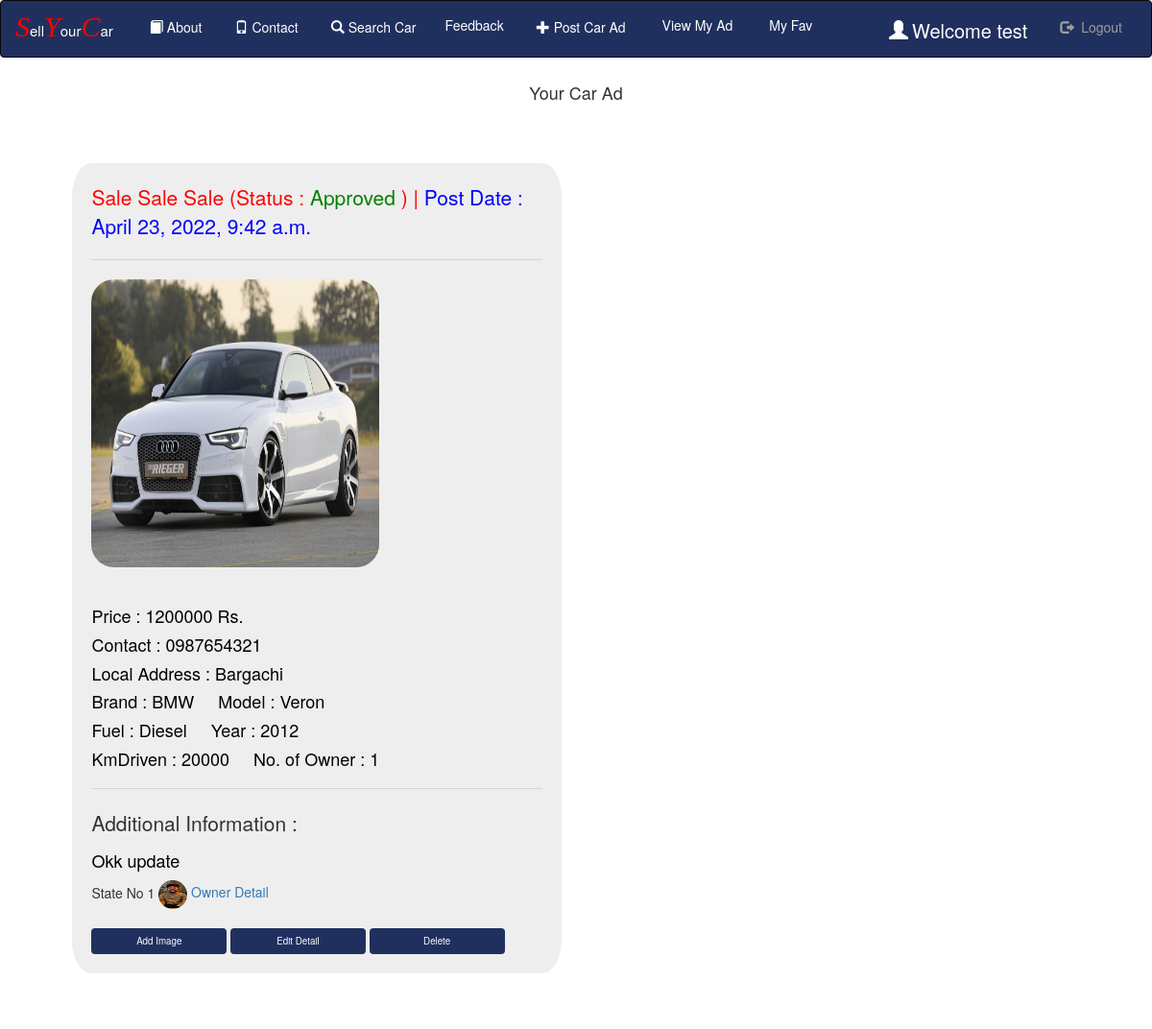
Page /my_car_list (signed in) on the committed database.
### Room/models.py (models this page shows, shortened)
class Owner_Detail(models.Model):
    register=models.ForeignKey(Register,on_delete=models.CASCADE,null=True)
    state=models.ForeignKey(State,on_delete=models.CASCADE,null=True)
    dist=models.ForeignKey(District,on_delete=models.CASCADE,null=True)
    local_add = models.CharField(max_length=100,null=True)
    title=models.CharField(max_length=100,null=True)
    desc=models.CharField(max_length=300,null=True)
    price=models.IntegerField(null=True)
    img=models.FileField(null=True)
    brand=models.CharField(max_length=100,null=True)
    model = models.CharField(max_length=100, null=True)
    year = models.CharField(max_length=20, null=True)
    fuel = models.CharField(max_length=100, null=True)
    kmdriven = models.CharField(max_length=100, null=True)
    noofowner = models.CharField(max_length=100, null=True)
    postdate = models.DateTimeField(auto_now_add=True,null=True)
    @property
    def get_car_status(self):
        car = Status.objects.get(car = self)
        return car.status

class Register(models.Model):
    user=models.ForeignKey(User,on_delete=models.CASCADE,null=True)
    gen=models.CharField(max_length=30,null=True)
    add=models.CharField(max_length=100,null=True)
    mobile=models.CharField(max_length=10,null=True)
    image=models.FileField(null=True)
    birth=models.DateField(null=True)

class State(models.Model):
    state=models.CharField(max_length=100,null=True)

### Room/views.py (the view)
# urls.py: path('my_car_list', Room_Img,name='my_car_list'),
def Room_Img(request):
    if not request.user.is_authenticated:
        return redirect('home')
    user=User.objects.get(id=request.user.id)
    reg=Register.objects.filter(user=user).first()
    room=Owner_Detail.objects.filter(register=reg).all()
    d={'room':room}
    return render(request,'room_image.html',d)

### Room/context_processors.py (called while the page is built)
def get_unaccepted_car_count(self):
    car_count = Status.objects.filter(status = False).count()
    return {
        "car_count": car_count
    }

### Room/request_exposer.py (called while the page is built)
def RequestExposerMiddleware(get_response):
    def middleware(request):
        models.exposed_request = request
        response = get_response(request)
        return response
    return middleware

### Room/templates/room_image.html (shortened to what this page needs)
{% extends 'navigation.html' %}
{% block body %}
<p align="center" style="margin-top:2%;font-size:18px">Your Car Ad</p>
    <div class="row" style="margin:5%">
        {% for i in room %}
        <div class="col-sm-6">
            <div class="jumbotron" style="width:100%;border-radius:4%;padding:4%">
                <p style="color:red">{{i.title}} (Status : {% if i.get_car_status %} <span style="color: green">Approved</span> {% else %} <span >Pending</span> {% endif %} ) | <span style = "color:blue">Post Date : {{i.postdate}}</span><hr></p>
                <a href="#" ><img src="{{i.img.url}}" style="border-radius:8%;width:300px;height:300px;"><hr></a>
            <h4 style="color:black">Price : {{i.price}} Rs.</h4>
            <h4 style="color:black">Contact : {{i.register.mobile}}</h4>
            <h4 style="color:black">Local Address : {{i.local_add}}</h4>
                <h4 style="color:black">Brand : {{i.brand}}   &nbsp;&nbsp;&nbsp;&nbsp;Model : {{i.model}} </h4>
                <h4 style="color:black">Fuel : {{i.fuel}}   &nbsp;&nbsp;&nbsp;&nbsp;Year : {{i.year}} </h4>
                <h4 style="color:black">KmDriven : {{i.kmdriven}}   &nbsp;&nbsp;&nbsp;&nbsp;No. of Owner : {{i.noofowner}} </h4>
                <hr>
                <p>Additional Information :</p>
                <h4 style="color:Black">{{i.desc}}</h4>{{i.state.state}}
                <a href="{% url 'owner' i.id %}"><img src="{{i.register.image.url}}" style="border-radius:50%;width:30px;height:30px"> Owner Detail</a><br>
                <br><button id="id2"><a href="{% url 'room_img' i.id %}" style="color:white">Add Image</a></button>
                <button id="id2"><a href="{% url 'edit_detail' i.state.id i.id %}" style="color:white">Edit Detail</a></button>
                <button id="id2"><a href="{% url 'delete' i.id %}" style="color:white">Delete</a></button>
            </div>
        </div>
        {% endfor %}
    </div>
{% endblock %}

### Room/templates/navigation.html (shortened to what this page needs)
<!DOCTYPE html>
<html lang="en">
{% load static %}
<head>
  <link rel="stylesheet" href="https://maxcdn.bootstrapcdn.com/bootstrap/3.3.6/css/bootstrap.min.css">
    <link rel = stylesheet href = "https://cdn.datatables.net/1.10.20/css/jquery.dataTables.min.css">
  <link rel="stylesheet" type="text/css" href="https://cdn.jsdelivr.net/npm/toastify-js/src/toastify.min.css">
</head>
<body>
<nav class="navbar navbar-inverse" style="padding:0px;margin:0px;background-color:#20305E;color:white;>
  <div class="container-fluid" style="padding:0px;margin:0px">
    <div class="navbar-header" style="margin-bottom:4px;margin-right:4px;">
      <a class="navbar-brand" href="{% url 'home' %}"><span style="font-size:30px;color:Red"><i style="font-family:cursive">S</i></span><span style="font-size:15px;color:white">ell</span><span style="font-size:30px;color:Red"><i style="font-family:cursive">Y</i></span><span style="font-size:15px;color:white">our</span><span style="font-size:30px;color:Red"><i style="font-family:cursive">C</i></span><span style="font-size:15px;color:white">ar</span></a>
    </div>
    <ul class="nav navbar-nav">
        <li><a href="{% url 'about' %}" style = "color : white"><span class="glyphicon glyphicon-book" style="padding:4px"></span>About</a></li>
        <li><a href="{% url 'contact' %}" style = "color : white"><span class="glyphicon glyphicon-phone" style="padding:4px"></span>Contact</a></li>
      {% if not request.user.is_staff %}
      <li><a href="{% url 'search' %}" style = "color : white"><span class="glyphicon glyphicon-search" style="padding:4px"></span>Search Car</a></li>
      <li class="nav-item dropdown">
        <a class="nav-link dropdown-toggle" href="#" id="navbardrop" data-toggle="dropdown" style="color : white ">
          Feedback
        </a>
      </li>
      {% if request.user.username %}
        <li><a href="{% url 'rent1' %}" style = "color : white"><span class="glyphicon glyphicon-plus" style="padding:4px"></span>Post Car Ad</a></li>
      <li><a href="{% url 'my_car_list' %}" style = "color : white"><span class="glyphicon glyphicon-View" style="padding:4px"></span>View My Ad</a></li>
      <li><a href="{% url 'my_favourate_ad' %}" style = "color : white"><span class="glyphicon glyphicon-View" style="padding:4px"></span>My Fav</a></li>
    {% endif %}
        {% endif %}
    </ul>
    {% if request.user.username %}
    <ul class="nav navbar-nav navbar-right">
      <li><a href="{% url 'user_detail' %}" style="color:white;font-size:20px"> <span class="glyphicon glyphicon-user" style="padding:4px;"></span>Welcome  {{request.user.username}}</a></li>
      <li><a href="{% url 'logout' %}" style="margin-right:30px"><span class="glyphicon glyphicon-log-out" style="padding:4px;"></span> Logout</a></li>
    </ul>
    {% endif %}
</nav>
{% block body %}
{% endblock %}
</body>
</html>

### Room/templates/room_image.html (style rules this page uses)
#id2 { background-color: #20305E; color: white; border: none; border-radius: 4px; cursor: pointer; margin:0px; padding:0px; height:27px; width:30%; font-size:70%; }

### rows in the picture
Owner_Detail: title "Sale Sale Sale", shows "Approved", postdate "April 23, 2022, 9:42 a.m.", img (picture), price "1200000", register.mobile "0987654321", local_add "Bargachi", brand "BMW", model "Veron", fuel "Diesel", year "2012", kmdriven "20000", noofowner "1", desc "Okk update", state.state "State No 1", register.image (picture)

### other values in the picture
{{ request.user.username }} "test"
